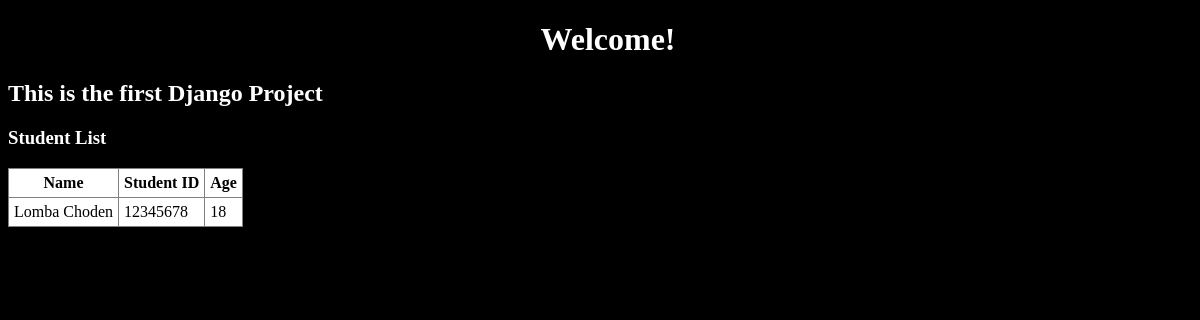
Before: / with the older database file.
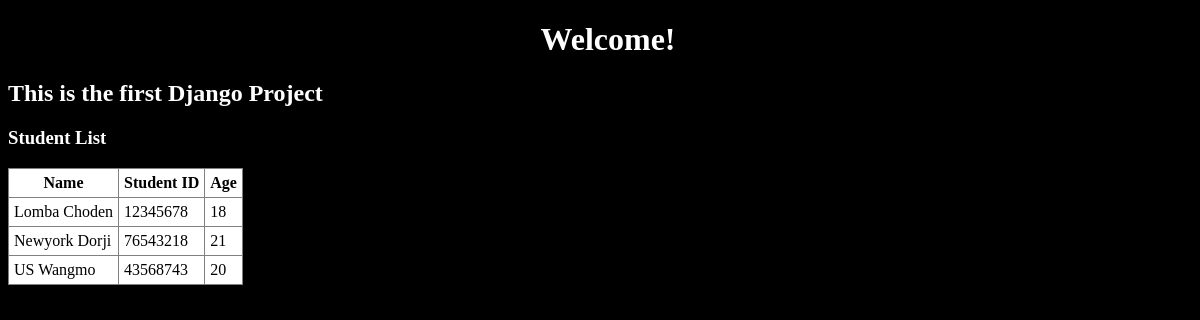
After: the same page with the newer database file.
### myApp/models.py (models this page shows)
class Student(models.Model):
    name = models.CharField(max_length=50)
    studentID = models.CharField(max_length=8)
    age = models.IntegerField()

### myApp/views.py (the view)
# urls.py: path('', views.index)
def index(request):
    students=Student.objects.all()
    context={'students':students}
    return render(request,'index.html',context)

### myApp/templates/index.html (shortened to what this page needs)
{% load static %}
<!DOCTYPE html>
<html>
   <head>
       <link rel="stylesheet" type="text/css" href="{% static 'styles/styles.css' %}">
   </head>
   <body style="background-color: black; color: white;">
       <h1>Welcome!</h1>
       <h2>This is the first Django Project</h2>
       <h3>Student List</h3>
       <table border="1" cellpadding="5" style="background-color: white; color: black; border-collapse: collapse;">
           <tr>
               <th>Name</th>
               <th>Student ID</th>
               <th>Age</th>
           </tr>
           {% for student in students %}
           <tr>
               <td>{{ student.name }}</td>
               <td>{{ student.studentID }}</td>
               <td>{{ student.age }}</td>
           </tr>
           {% endfor %}
       </table>
   </body

### myApp/static/styles/styles.css (style rules this page uses)
body { width: 100%; }
h1 { text-align: center; }

Changed rows visible on the page:
added Student: name "Newyork Dorji", studentID "76543218", age "21"
added Student: name "US Wangmo", studentID "43568743", age "20"
